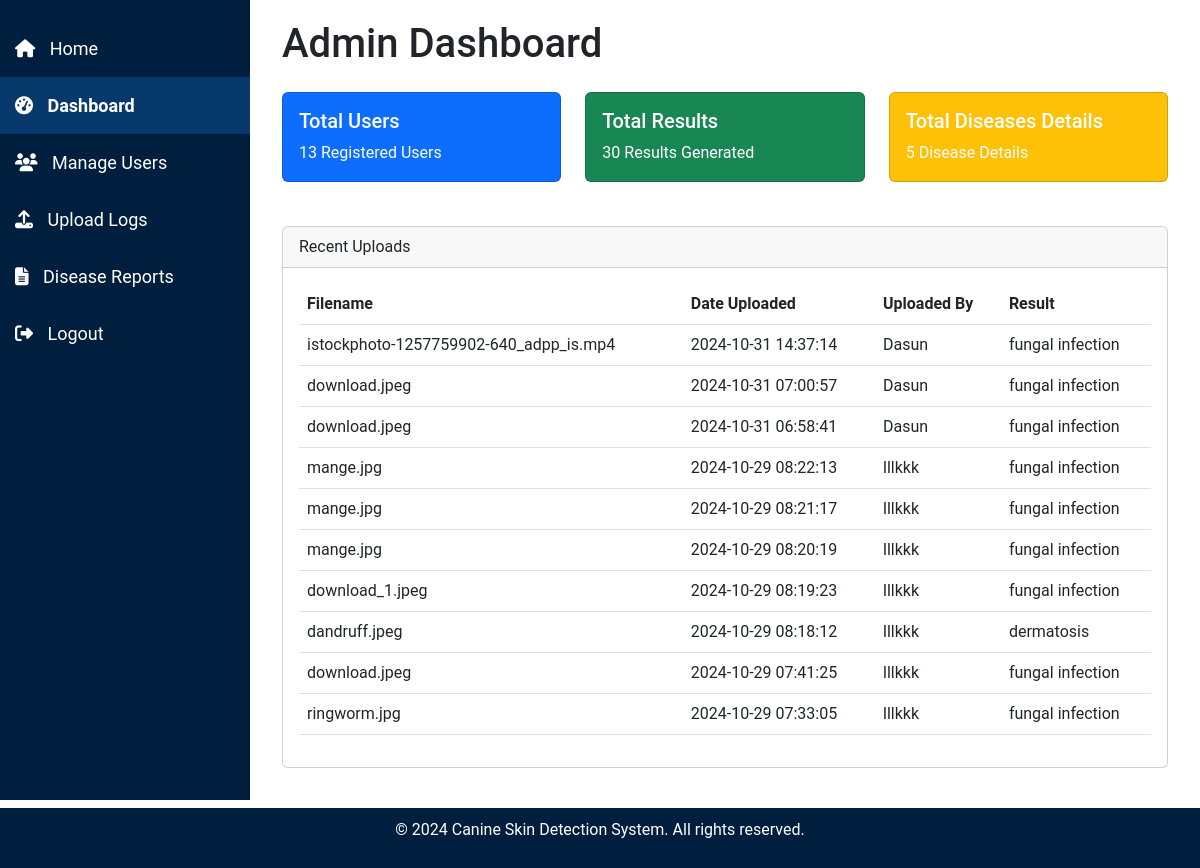
/admin/admin_dashboard (signed in), run on the app's committed database.
### tables this page shows
CREATE TABLE uploads (
    id INTEGER PRIMARY KEY AUTOINCREMENT,
    filename TEXT NOT NULL,
    upload_date TIMESTAMP DEFAULT CURRENT_TIMESTAMP,
    file_type TEXT NOT NULL,
    result TEXT NOT NULL,  -- Add a column for storing the result (disease name)
    username TEXT NOT NULL  -- Store the username instead of user_id
);

### admin.py (the view)
@admin.route('/admin_dashboard')
def admin_dashboard():
    if 'user' not in session or session.get('role') != 'admin':
        flash('Access denied! Admins only.', 'danger')
        return redirect(url_for('index'))
    conn = get_db_connection()
    total_users = conn.execute('SELECT COUNT(*) FROM users').fetchone()[0]
    total_uploads = conn.execute('SELECT COUNT(*) FROM uploads').fetchone()[0]
    total_reports = conn.execute('SELECT COUNT(*) FROM diseases').fetchone()[0]
    recent_uploads = conn.execute('SELECT filename, upload_date, username, result FROM uploads ORDER BY upload_date DESC LIMIT 10').fetchall()
    conn.close()
    return render_template('admin/admin_dashboard.html', total_users=total_users, total_reports=total_reports, total_uploads=total_uploads, recent_uploads=recent_uploads)

### db.py (called while the page is built)
def get_db_connection():
    conn = sqlite3.connect('site.db')
    conn.row_factory = sqlite3.Row  # Allows accessing rows as dictionaries
    return conn

### templates/admin/admin_dashboard.html (shortened to what this page needs)
<!DOCTYPE html>
<html lang="en">
<head>
    <link href="https://cdn.jsdelivr.net/npm/bootstrap@5.3.0-alpha1/dist/css/bootstrap.min.css" rel="stylesheet">
    <link rel="stylesheet" href="{{ url_for('static', filename='css/admin_styles.css') }}">
</head>
<body>
    {% include 'partials/admin_sidebar.html' %}
    <div class="content">
        <div class="container-fluid">
            <h1 class="mb-4">Admin Dashboard</h1>
            <div class="row">
                <div class="col-lg-4 col-md-6">
                    <div class="card text-white bg-primary">
                        <div class="card-body">
                            <h5 class="card-title">Total Users</h5>
                            <p class="card-text">{{ total_users }} Registered Users</p>
                        </div>
                    </div>
                </div>
                <div class="col-lg-4 col-md-6">
                    <div class="card text-white bg-success">
                        <div class="card-body">
                            <h5 class="card-title">Total Results</h5>
                            <p class="card-text">{{ total_uploads }} Results Generated</p>
                        </div>
                    </div>
                </div>
                <div class="col-lg-4 col-md-6">
                    <div class="card text-white bg-warning">
                        <div class="card-body">
                            <h5 class="card-title">Total Diseases Details</h5>
                            <p class="card-text">{{ total_reports }} Disease Details</p>
                        </div>
                    </div>
                </div>
            </div>
            <div class="card mt-4">
                <div class="card-header">
                    Recent Uploads
                </div>
                <div class="card-body">
                    <table class="table table-hover">
                        <thead>
                            <tr>
                                <th>Filename</th>
                                <th>Date Uploaded</th>
                                <th>Uploaded By</th>
                                <th>Result</th>
                            </tr>
                        </thead>
                        <tbody>
                            {% for upload in recent_uploads %}
                            <tr>
                                <td>{{ upload.filename }}</td>
                                <td>{{ upload.upload_date }}</td>
                                <td>{{ upload.username }}</td>
                                <td>{{ upload.result }}</td>
                            </tr>
                            {% endfor %}
                        </tbody>
                    </table>
                </div>
            </div>
        </div>
    </div>
    {% include 'partials/footer_admin.html' %}
</body>
</html>

### static/css/admin_styles.css (style rules this page uses)
html,body { font-family: 'Roboto', sans-serif; height: 100%; margin: 0; }
.card { margin-bottom: 20px; }
.content { margin-left: 250px; padding: 20px; flex: 1; }
.card-body { position: relative; z-index: 1; }

### data on the page
uploads: filename "istockphoto-1257759902-640_adpp_is.mp4", upload_date "2024-10-31 14:37:14", username "Dasun", result "fungal infection"
uploads: filename "download.jpeg", upload_date "2024-10-31 07:00:57", username "Dasun", result "fungal infection"
uploads: filename "download.jpeg", upload_date "2024-10-31 06:58:41", username "Dasun", result "fungal infection"
uploads: filename "mange.jpg", upload_date "2024-10-29 08:22:13", username "lllkkk", result "fungal infection"
uploads: filename "mange.jpg", upload_date "2024-10-29 08:21:17", username "lllkkk", result "fungal infection"
uploads: filename "mange.jpg", upload_date "2024-10-29 08:20:19", username "lllkkk", result "fungal infection"
uploads: filename "download_1.jpeg", upload_date "2024-10-29 08:19:23", username "lllkkk", result "fungal infection"
uploads: filename "dandruff.jpeg", upload_date "2024-10-29 08:18:12", username "lllkkk", result "dermatosis"
uploads: filename "download.jpeg", upload_date "2024-10-29 07:41:25", username "lllkkk", result "fungal infection"
uploads: filename "ringworm.jpg", upload_date "2024-10-29 07:33:05", username "lllkkk", result "fungal infection"

### other printed values
{{ total_users }} "13"
{{ total_uploads }} "30"
{{ total_reports }} "5"
